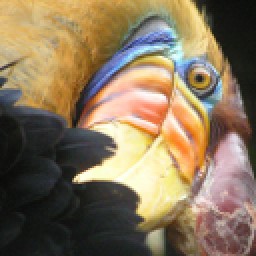
#> input picture AndrewNgClass/solutions2/Data/bird_small.png, 128 x 128 px (shown 2 times larger)
$ python ex7_pca.py   (older library calls are emulated)
#> lines starting #> are read from the running program, lines starting #| are printed output that depends on the picture
### AndrewNgClass/solutions2/util.py
# -*- coding: utf-8 -*-
import sys
from numpy import *
import scipy, scipy.special
#import handythread

class Util(object):
	def __init__(self):
		pass

	@staticmethod
	def featureNormalize( data ):
		mu 			= mean( data, axis=0 )
		data_norm 	= data - mu
		sigma 		= std( data_norm, axis=0, ddof=1 )
		data_norm 	= data_norm / sigma
		return data_norm, mu, sigma

	# [178 lines left out: functions sigmoid, sigmoidGradient, recodeLabel, mod, fmincg, not called in this run]


import unittest
class TestUtil(unittest.TestCase):
	def setUp( self ):
		pass

	def tearDown( self ) :
		pass

	def test_sigmoid( self ):
		self.assertEqual( Util.sigmoid( 0 ), 0.5 )

# [8 lines left out: function main, not called in this run]

	# print mat1
	# print Util.ravelMat( mat1, 3, 3 )

# [3 lines that do not run on import are left out]

### AndrewNgClass/solutions2/ex7_pca.py
#!/usr/local/Cellar/python/2.7.6/bin/python
# -*- coding: utf-8 -*-

'''Standard python modules'''
import sys

'''For scientific computing'''
#from numpy import *
import numpy as np
import scipy.misc, scipy.io, scipy.optimize
from PIL import Image
import imageio

'''For plotting'''
from matplotlib import pyplot, cm, colors, lines
from mpl_toolkits.mplot3d import Axes3D

from util import Util
from timeit import Timer
from sklearn.decomposition import PCA as RandomizedPCA

from ex7 import *


# [18 lines left out: function displayData, not called in this run]

def pca( X ):
	covariance 	= X.T.dot( X ) / shape( X )[0]
	U, S, V 	= linalg.svd( covariance )
	return U, S


def projectData( X, U, K ):
	return X.dot( U )[:, :K]


def recoverData( Z, U, K ):
	return Z.dot( U[:, :K].T )


# [83 lines left out: functions part2_1, part2_2, part2_3, part2_4, not called in this run]

def partExtra():
    A = imageio.imread( "./Data/bird_small.png" )
#> A is the input picture: shape (128, 128, 3); mean R, G, B 135.4, 117.4, 91.3
	#A = scipy.misc.imread( "./Data/bird_small.png" )
    A = A / 255.0
    img_size = shape( A )
#> img_size = (128, 128, 3)

    X = A.reshape( img_size[0] * img_size[1], 3 )
    K = 16
    max_iters = 10

    #initial_centroids = kMeansInitCentroids( X, K )
    #centroids, idx = runkMeans( X, initial_centroids, max_iters )

    fig = pyplot.figure()
	# axis = fig.add_subplot( 111, projection='3d' )
	# axis.scatter( X[:1000, 0], X[:1000, 1], X[:1000, 2], c=idx[:1000], marker='o' )
	# pyplot.show()

    X_norm, mu, sigma = Util.featureNormalize( X )
#> in featureNormalize, `mu 			= mean( data, axis=0 )`: mu = [0.531, 0.46, 0.358]
#> in featureNormalize, `sigma 		= std( data_norm, axis=0, ddof=1 )`: sigma = [0.329, 0.283, 0.241]
#> mu = [0.531, 0.46, 0.358]; sigma = [0.329, 0.283, 0.241]
    U, S = pca( X_norm )
#> in pca, `covariance 	= X.T.dot( X ) / shape( X )[0]`: covariance = [[1, 0.957, 0.769], [0.957, 1, 0.881], [0.769, 0.881, 1]]
#> in pca, `U, S, V 	= linalg.svd( covariance )`: U = [[-0.575, 0.601, 0.555], [-0.599, 0.153, -0.786], [-0.557, -0.785, 0.271]]; S = [2.74, 0.24, 0.0197]; V = [[-0.575, -0.599, -0.557], [0.601, 0.153, -0.785], [0.555, -0.786, 0.271]]
#> S = [2.74, 0.24, 0.0197]
    Z = projectData( X_norm, U, 2 )
#> Z = 16384 pairs, first value -3.41 to 2.5, second value -2 to 1.8
    pyplot.scatter( Z[:100, 0], Z[:100, 1], c='r', marker='o' )
    pyplot.show()
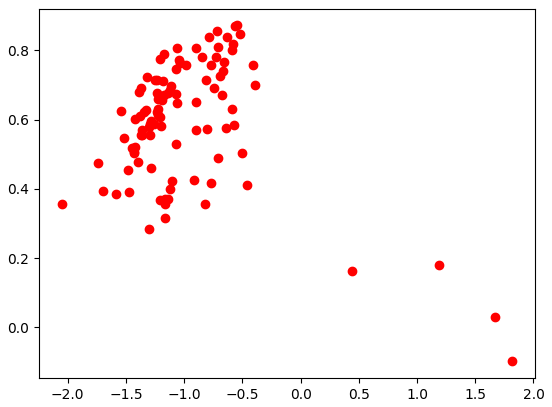
#> figure drawn by matplotlib, 1 panel

def main():
	# [4 lines of commented-out code are left out]
	partExtra()

if __name__ == '__main__':
	main()
